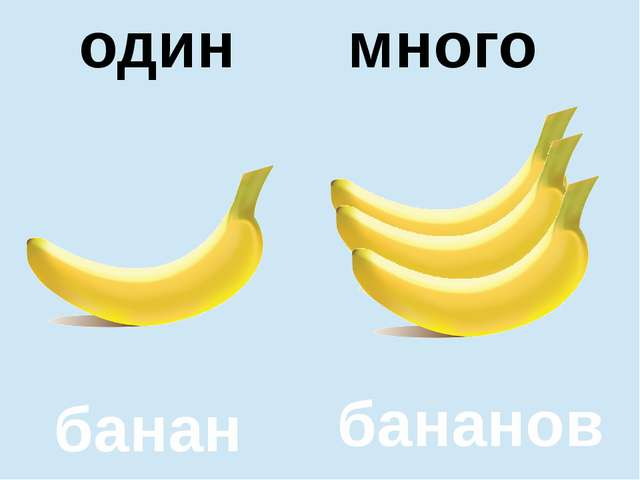
#> input picture test-images/bananas.jpg, 640 x 480 px
$ python -i image_processor.py   (imports and definitions only)
#> lines starting #> are read from the running program, lines starting #| are printed output that depends on the picture; after the words box and inside, x2 and y2 are one past the last pixel; in counts of white or black regions, pixels touching at a corner belong together; pictures that were not available may be replaced by others from this repository, and a replacement may not be noted
import cv2
import numpy as np
import os

class ImageProcessor:
    def __init__(self, image_path):
#> called with image_path = 'test-images/bananas.jpg'
        self.file = image_path
        self.img = cv2.imread(self.file)
#> self.img is the input picture: shape (480, 640, 3); mean B, G, R 215.4, 223.3, 209.7
        self.height, self.width = np.shape(self.img)[:2]
#> self.height = 480; self.width = 640
        self.aspect_ratio = self.width / self.height
#> self.aspect_ratio = 1.33

    def find_object(self):
        img = cv2.imread(self.blur())
        img2 = cv2.imread(self.file)

        gray = cv2.cvtColor(img, cv2.COLOR_BGR2GRAY)
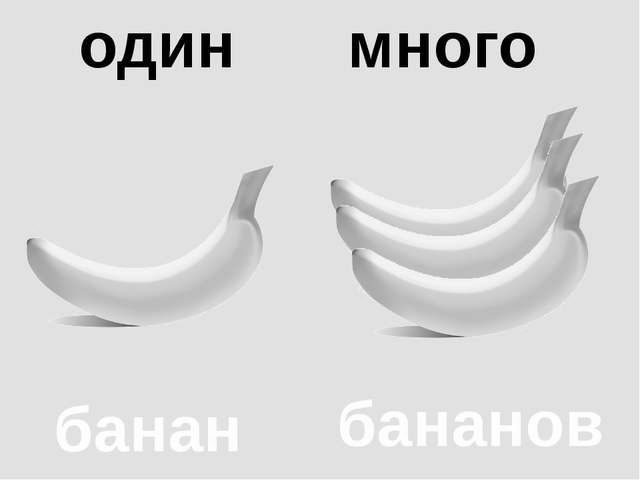
#> gray: shape (480, 640); min 0, max 255, mean 218.4
        edge = cv2.Canny(gray, 10, 200, apertureSize=3)
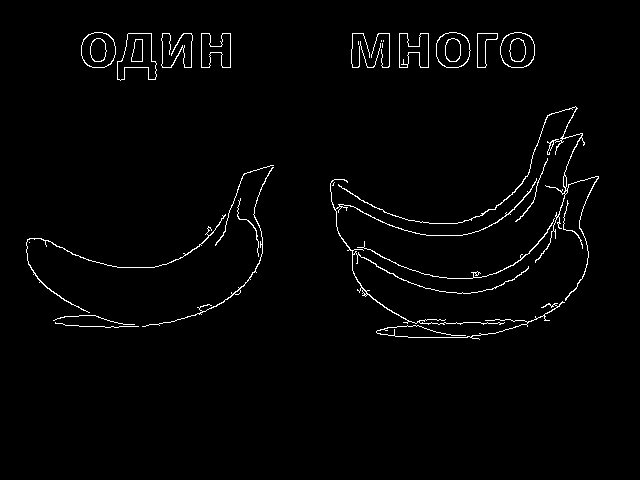
#> edge: shape (480, 640); 1.8% white in thin lines or dots, all inside (x1, y1, x2, y2) = (26, 32, 599, 340)

        contours, _ = cv2.findContours(edge, cv2.RETR_EXTERNAL, cv2.CHAIN_APPROX_SIMPLE)
#> contours = 28 contours, 14 with area under 20; largest, box (x1, y1, x2, y2) and area: (117, 33, 157, 81) 1136, (500, 32, 535, 68) 998, (81, 32, 116, 68) 994, (436, 32, 471, 68) 986, (399, 33, 429, 68) 664
        target = np.argmax([cv2.arcLength(cnt, True) for cnt in contours])
#> target = 9

        try:
            (x, y), radius = cv2.minEnclosingCircle(contours[target])
#> x = 434.2; y = 231.1; radius = 114.8
            center = (int(x), int(y))
#> center = (434, 231)
            radius = int(radius)
#> radius = 114
            cv2.circle(img2, center, radius, (0, 255, 0), 3)

            c = cv2.approxPolyDP(contours[target], 0.009, True)
#> c = contour of 789 points, box (x1, y1, x2, y2) (330, 178, 537, 325), area 186
            cv2.drawContours(img2, [c], 0, (0, 0, 255), 3)
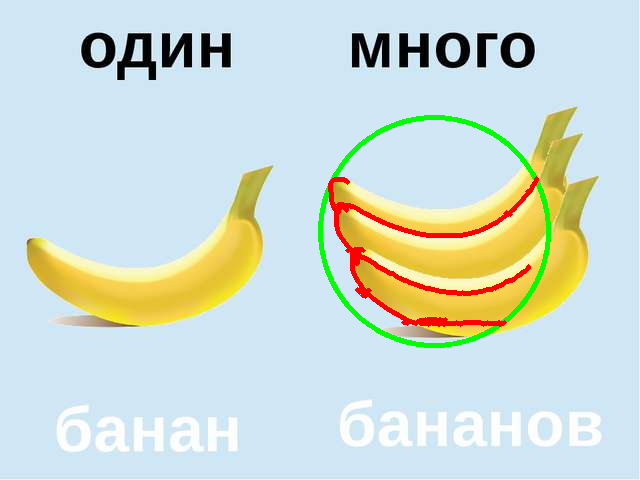
#> img2: shape (480, 640, 3); mean B, G, R 211.7, 221, 207.6
        finally:
            cv2.imwrite('results/img.png', img2)
            return os.path.abspath('results/img.png')

    def blur(self):
        k_size = ((self.width + self.height) // 200) * 2 + 1
        img = cv2.GaussianBlur(self.img, (k_size, k_size), 1.2)

        cv2.imwrite('results/blur.png', img)
        return os.path.abspath('results/blur.png')

    def gray(self):
        gray = cv2.cvtColor(self.img, cv2.COLOR_BGR2GRAY)
        cv2.imwrite('results/gray.png', gray)
        return os.path.abspath('results/gray.png')

    def threshold(self):
        img = cv2.imread(self.blur())
        th = cv2.adaptiveThreshold(cv2.cvtColor(img, cv2.COLOR_BGR2GRAY), 255, cv2.ADAPTIVE_THRESH_GAUSSIAN_C,
                                   cv2.THRESH_BINARY, 11, 5)
        cv2.imwrite('results/th.png', th)
        return os.path.abspath('results/th.png')

    def edges(self):
        img = cv2.imread(self.blur())
        gray = cv2.cvtColor(img, cv2.COLOR_BGR2GRAY)
        edge = cv2.Canny(gray, 10, 200, apertureSize=3)
        cv2.imwrite('results/edge.png', edge)
        return os.path.abspath('results/edge.png')

>>> result = ImageProcessor('test-images/bananas.jpg').find_object()
